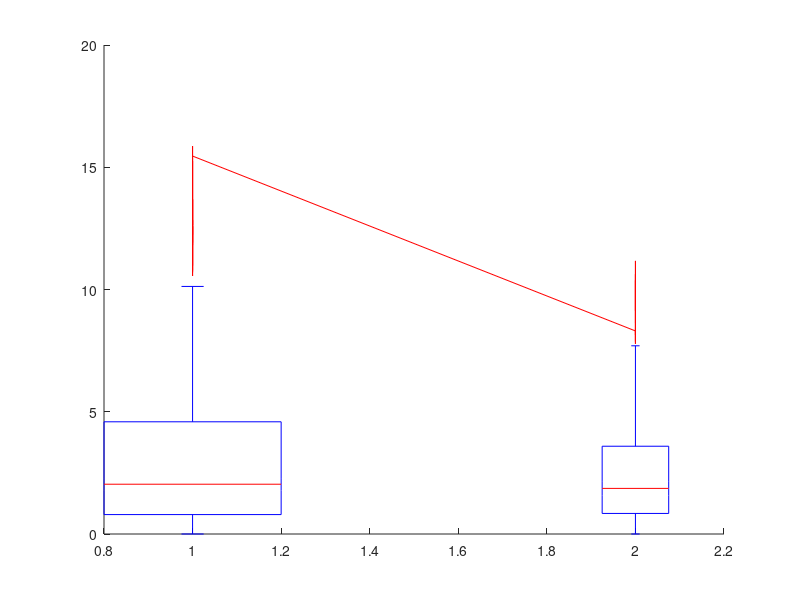

Source code (MATLAB): (Note: this script raises an error after producing the figure.)

%% figS04B

clear
clc
close all
load('FigS04B.mat')

MIMatA=MIAB_XsessionApartNew{1,1};
MIMatB=MIAB_XsessionApartNew{2,1};
tempdistance=sqrt(sum((MIMatB-MIMatA).^2,2));
temp1=tempdistance(find(EarlyLate<14));
temp2=tempdistance(find(EarlyLate>=14));
[p,h]=ranksum(temp1,temp2)

figure("Position",[100 100 200 300])
x=[temp1*0+1;temp2*0+2];
y=[temp1;temp2];
boxplot(y,x,'Colors','k','PlotStyle','compact','MedianStyle','line','Widths',0.20,'Symbol','k')
ylim([0 12])
